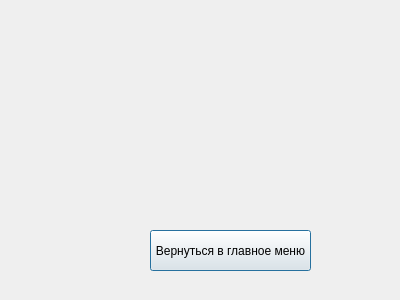
<?xml version="1.0" encoding="UTF-8"?>
<ui version="4.0">
 <class>ToolsWindow</class>
 <widget class="QDialog" name="ToolsWindow">
  <property name="geometry">
   <rect>
    <x>0</x>
    <y>0</y>
    <width>400</width>
    <height>300</height>
   </rect>
  </property>
  <property name="windowTitle">
   <string>Cookies: Tools</string>
  </property>
  <property name="windowIcon">
   <iconset resource="../../images/resource.qrc">
    <normaloff>:/img/cookie1.png</normaloff>:/img/cookie1.png</iconset>
  </property>
  <widget class="QPushButton" name="backToFWButton">
   <property name="geometry">
    <rect>
     <x>150</x>
     <y>230</y>
     <width>161</width>
     <height>41</height>
    </rect>
   </property>
   <property name="text">
    <string>Вернуться в главное меню</string>
   </property>
  </widget>
 </widget>
 <resources>
  <include location="../../images/resource.qrc"/>
 </resources>
 <connections/>
</ui>
